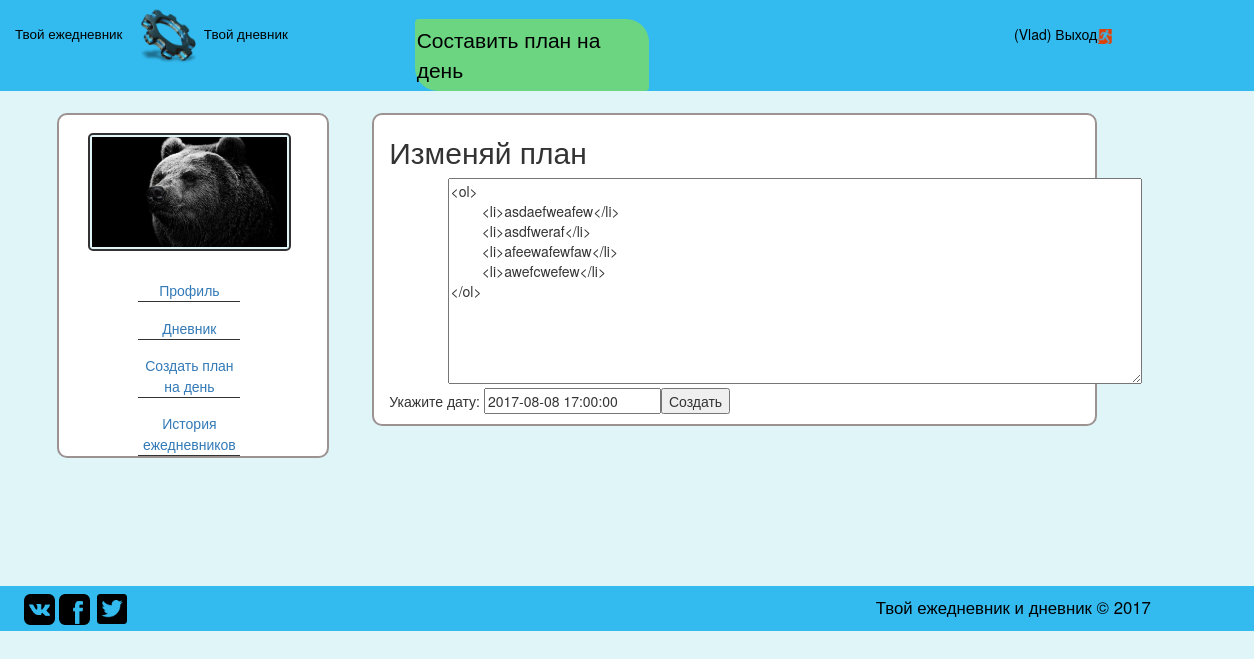
Page /update-organizer.php?id=37 (signed in) on the committed database.
### tables this page shows
CREATE TABLE IF NOT EXISTS `users` (
  `id` int(11) NOT NULL,
  `diary_id` int(11) NOT NULL,
  `name` varchar(255) NOT NULL,
  `email` varchar(255) NOT NULL,
  `password` varchar(255) NOT NULL,
  `image` varchar(255) NOT NULL DEFAULT 'user.jpg'
);

CREATE TABLE IF NOT EXISTS `organizer` (
  `id` int(11) NOT NULL,
  `user_id` int(11) NOT NULL,
  `text` text NOT NULL,
  `date` datetime NOT NULL
);

### db.php (called while the page is built, shortened)
<?php
	$mysqli = false;
	function getInfoUser ($id = false, $login = false) {
		global $mysqli;
		if ($id === false) {
			$result = $mysqli->query("SELECT * FROM `users` WHERE name='$login'");
		}
		else {
			$result = $mysqli->query("SELECT * FROM `users` WHERE id = $id");
		}
	    return $result->fetch_assoc();
	}
	function getOrganizer($id) {
		global $mysqli;
		$result = $mysqli->query("SELECT * FROM `organizer` WHERE id = $id");
		return 	$result->fetch_assoc();
	}
?>

### update-organizer.php (the view, shortened to what this page needs)
<!DOCTYPE html>
<html>
<head>
	<?php
		require_once "blocks/head.php";
	?>
</head>
<body id="bod">
	<?php require_once "blocks/header.php"; ?>
	<div class="container">
		<div class="row">
			<div class="col-md-12">
				<?php require_once "blocks/menu.php";?>
				<div class="col-md-8" id="content">
					<?php
						$variable = getOrganizer($_GET['id']);
					?>
					<div class="row">
						<div class="col-md-12">
							<h2>Изменяй план</h2>
						</div>
					</div>
					<div class="row">
						<div class="col-md-12">
							<form action="handlers/organizerHandler.php" method="post">
								<textarea id="created-diary" name="text-organizer-up" rows="10" cols="90"><?php echo $variable['text']; ?></textarea>
								<p>Укажите дату: <input type="text" id="datepicker" value="<?php echo $variable['date']; ?>"></p>
								<input type="submit" name="done-update" id="done-up" value="Создать">
							</form>
						</div>
					</div>
				</div>
			</div>
		</div>
	</div>
	<?php require_once "blocks/footer.php"; ?>
</body>
</html>

### blocks/menu.php (shortened to what this page needs)
<div class="col-md-3" id="menu">
	<div class="row">
		<div class="col-md-12" id="ava">
			<?php $user = getInfoUser($_SESSION['id'], false); ?>
			<div>
				<?php echo " <img src=\"image/profile/" . $user['image'] . "\"> ";?>
			</div>
		</div>
	</div>
	<div class="row">
		<div class="col-md-12">
			<ul type="none">
				<a href="profile.php"><li>Профиль<span></span></li></a>
				<a href="diary.php"><li>Дневник</li></a>
				<a href="create-organizer.php"><li>Создать план на день</li></a>
				<a href="history-organizer.php"><li>История ежедневников</li></a>
			</ul>
		</div>
	</div>
</div>

### style/css.css (style rules this page uses)
body { margin: 0% !important; padding: 0% !important; }
.row { width: 98%; padding: 0px; margin: 0px; }
a { text-decoration: none !important; }
.col-md-12, .col-lg-12, .col-xs-12, .col-sm-12 { margin: 0%; padding: 0%; }
#bod { background: #DFF5F8; }
#menu { margin: 2% 0% 6% 0%; border: 2px solid #9C9292; border-radius: 10px; background: #fff; }
#ava img { width: 100%; }
#ava { margin: 8% 0% 6% 6%; }
#ava div { width: 100%; background: #DFF5F8; padding: 1% 1% 1% 1%; border-radius: 5px; border: 2px solid #333; }
#menu ul { line-height: 150%; width: 70%; margin: 0% 0% 0% 12%; }
#menu ul li { border-bottom: 1px solid #333; margin-top: 15%; text-align: center; }
#content { border: 2px solid #9C9292; border-radius: 10px; margin: 2% 0% 0% 4%; background: #fff; }
#content p, #content #empty-img { float: left; }
#created-diary { margin: 0% 20% 0% 9%; }

### rows in the picture
users: image (picture)
organizer: text-organizer-up "<ol> <li>asdaefweafew</li> <li>asdfweraf</li> <li>afeewafewfaw</li> <li>awefcwefew</li> </ol>", date "2017-08-08 17:00:00"

### other values in the picture
$_SESSION['login'] "Vlad"
